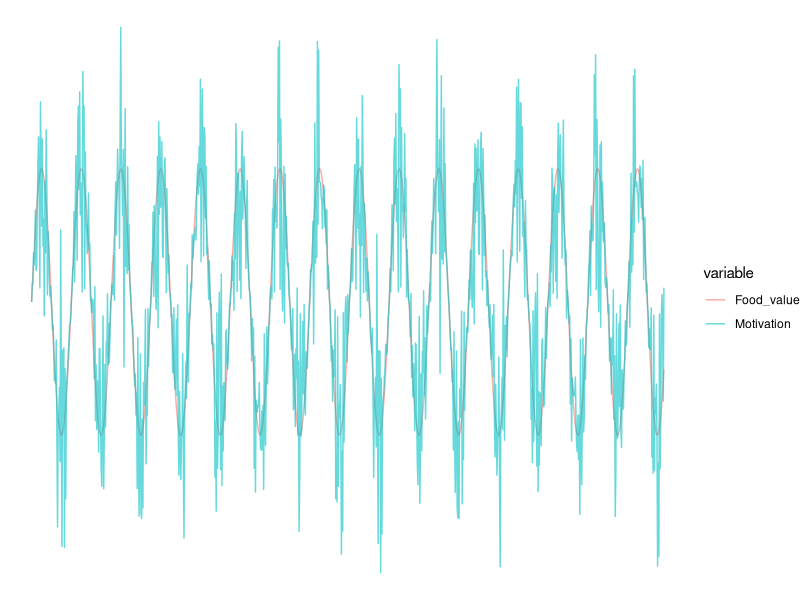
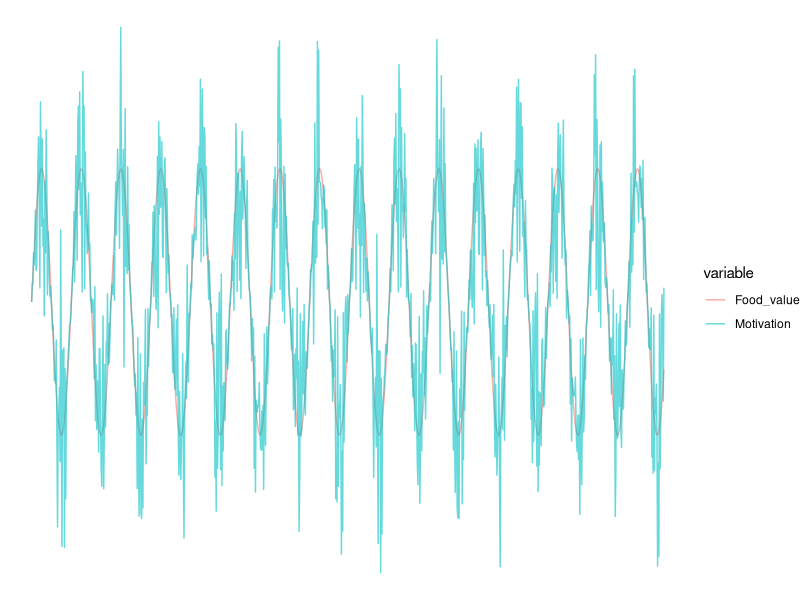

Recreate these plots in R, in order.
library(ggplot2)
library(reshape2)
library(tidyverse)

x <- seq(0, 100, 0.1)
y1 <- sin(x)
y2 <- sin(x) * rnorm(100, 1, 0.5)
data <- data.frame(Time = x, Food_value = y1, Motivation = y2) %>%
	gather(key = "variable", value = "value", -Time)
ggplot(data = data, aes(x = Time, y = value)) +
	geom_line(aes(color = variable), alpha = 0.6) + 
	theme_void()
ggsave("fig1.png")
